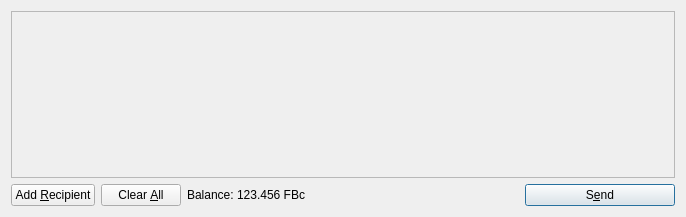
<?xml version="1.0" encoding="UTF-8"?>
<ui version="4.0">
 <class>SendCoinsDialog</class>
 <widget class="QDialog" name="SendCoinsDialog">
  <property name="geometry">
   <rect>
    <x>0</x>
    <y>0</y>
    <width>686</width>
    <height>217</height>
   </rect>
  </property>
  <property name="windowTitle">
   <string>Send Coins</string>
  </property>
  <layout class="QVBoxLayout" name="verticalLayout">
   <item>
    <widget class="QScrollArea" name="scrollArea">
     <property name="widgetResizable">
      <bool>true</bool>
     </property>
     <widget class="QWidget" name="scrollAreaWidgetContents">
      <property name="geometry">
       <rect>
        <x>0</x>
        <y>0</y>
        <width>666</width>
        <height>165</height>
       </rect>
      </property>
      <layout class="QVBoxLayout" name="verticalLayout_2">
       <property name="margin">
        <number>0</number>
       </property>
       <item>
        <layout class="QVBoxLayout" name="entries">
         <property name="spacing">
          <number>6</number>
         </property>
        </layout>
       </item>
       <item>
        <spacer name="verticalSpacer">
         <property name="orientation">
          <enum>Qt::Vertical</enum>
         </property>
         <property name="sizeHint" stdset="0">
          <size>
           <width>20</width>
           <height>40</height>
          </size>
         </property>
        </spacer>
       </item>
      </layout>
     </widget>
    </widget>
   </item>
   <item>
    <layout class="QHBoxLayout" name="horizontalLayout">
     <item>
      <widget class="QPushButton" name="addButton">
       <property name="toolTip">
        <string>Send to multiple recipients at once</string>
       </property>
       <property name="text">
        <string>Add &amp;Recipient</string>
       </property>
       <property name="icon">
        <iconset resource="../bitcoin.qrc">
         <normaloff>:/icons/add</normaloff>:/icons/add</iconset>
       </property>
       <property name="autoDefault">
        <bool>false</bool>
       </property>
      </widget>
     </item>
     <item>
      <widget class="QPushButton" name="clearButton">
       <property name="sizePolicy">
        <sizepolicy hsizetype="Minimum" vsizetype="Fixed">
         <horstretch>0</horstretch>
         <verstretch>0</verstretch>
        </sizepolicy>
       </property>
       <property name="toolTip">
        <string>Remove all transaction fields</string>
       </property>
       <property name="text">
        <string>Clear &amp;All</string>
       </property>
       <property name="icon">
        <iconset resource="../bitcoin.qrc">
         <normaloff>:/icons/remove</normaloff>:/icons/remove</iconset>
       </property>
       <property name="autoRepeatDelay">
        <number>300</number>
       </property>
       <property name="autoDefault">
        <bool>false</bool>
       </property>
      </widget>
     </item>
     <item>
      <layout class="QHBoxLayout" name="horizontalLayout_2">
       <property name="spacing">
        <number>3</number>
       </property>
       <item>
        <widget class="QLabel" name="label">
         <property name="text">
          <string>Balance:</string>
         </property>
        </widget>
       </item>
       <item>
        <widget class="QLabel" name="labelBalance">
         <property name="cursor">
          <cursorShape>IBeamCursor</cursorShape>
         </property>
         <property name="text">
          <string>123.456 FBc</string>
         </property>
         <property name="textInteractionFlags">
          <set>Qt::LinksAccessibleByMouse|Qt::TextSelectableByKeyboard|Qt::TextSelectableByMouse</set>
         </property>
        </widget>
       </item>
      </layout>
     </item>
     <item>
      <spacer name="horizontalSpacer">
       <property name="orientation">
        <enum>Qt::Horizontal</enum>
       </property>
       <property name="sizeHint" stdset="0">
        <size>
         <width>40</width>
         <height>20</height>
        </size>
       </property>
      </spacer>
     </item>
     <item>
      <widget class="QPushButton" name="sendButton">
       <property name="minimumSize">
        <size>
         <width>150</width>
         <height>0</height>
        </size>
       </property>
       <property name="toolTip">
        <string>Confirm the send action</string>
       </property>
       <property name="text">
        <string>S&amp;end</string>
       </property>
       <property name="icon">
        <iconset resource="../bitcoin.qrc">
         <normaloff>:/icons/send</normaloff>:/icons/send</iconset>
       </property>
       <property name="default">
        <bool>true</bool>
       </property>
      </widget>
     </item>
    </layout>
   </item>
  </layout>
 </widget>
 <resources>
  <include location="../bitcoin.qrc"/>
 </resources>
 <connections/>
</ui>
